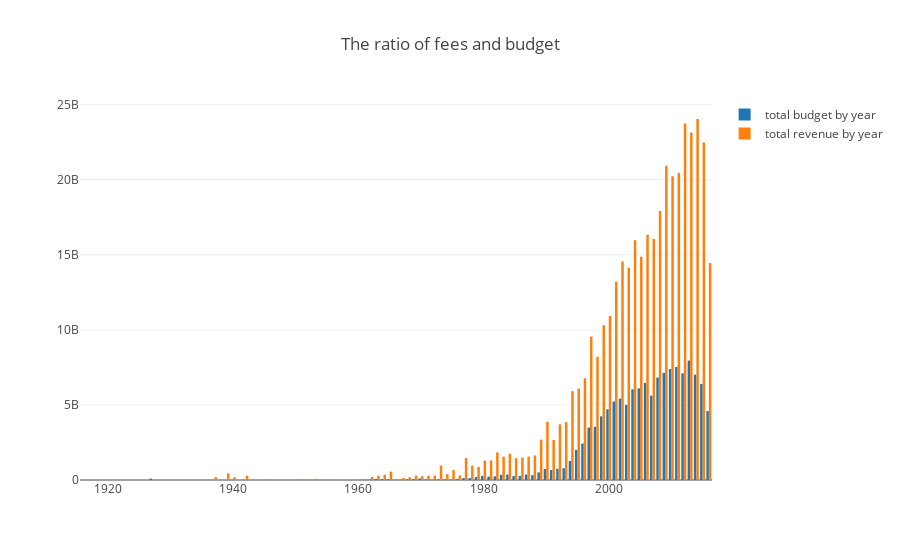

Notebook code for this chart:
### Code cell
trace0 = go.Bar(
    x=df_year_budget['year'],
    y=df_year_budget['budget'],
    name='total budget by year'
)

trace1 = go.Bar(
    x=df_year_budget['year'],
    y=df_year_budget['revenue'],
    name='total revenue by year'
)
  
data = [trace0,trace1]
layout = {'title': 'The ratio of fees and budget'}

fig = go.Figure(data=data, layout=layout)

iplot(fig)
